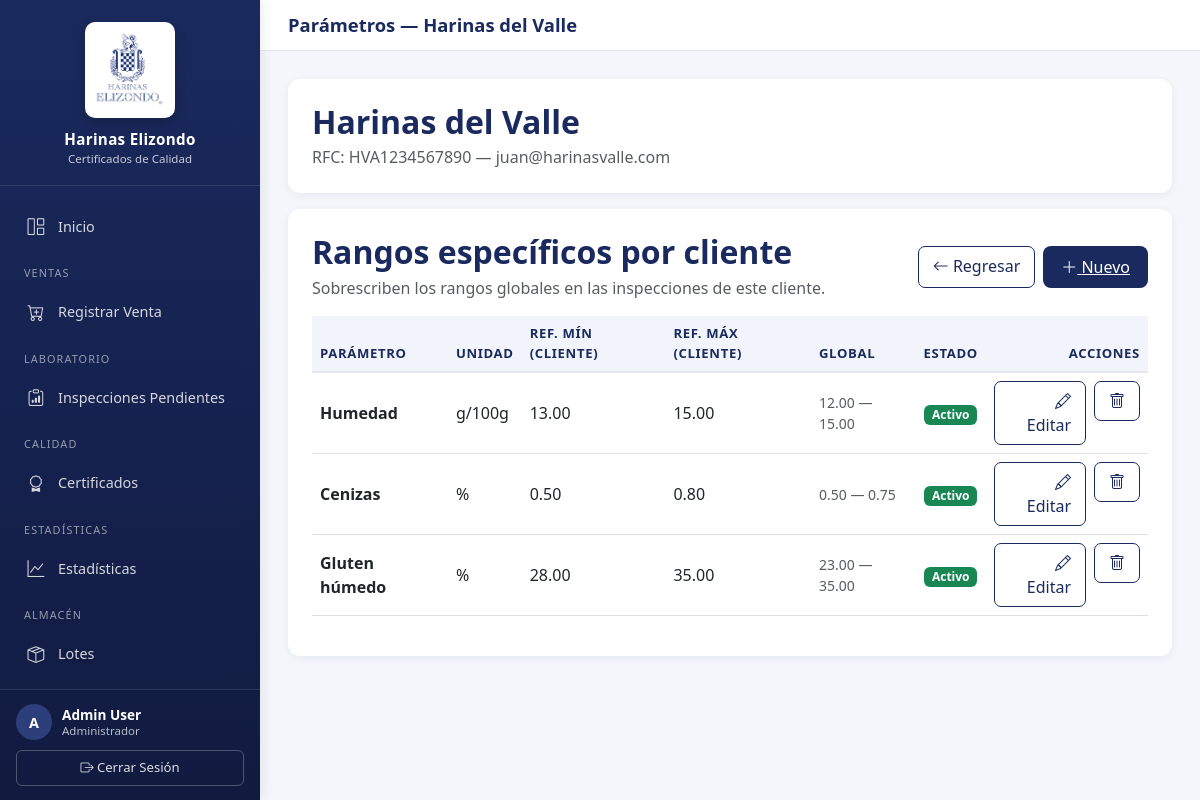
Screenshot of /admin-catalogo/clientes/1/parametros/ (signed in) with the database file from the repository.
### certificados/models.py (models this page shows, shortened)
class Usuario(AbstractBaseUser, PermissionsMixin):
    ROLES = (
        ("ventas", "Ventas"),
        ("lab", "Laboratorio"),
        ("aseguramiento calidad", "Aseguramiento Calidad"),
        ("control calidad", "Control Calidad"),
        ("planta", "Planta"),
        ("operaciones", "Operaciones"),
        ("gerente planta", "Gerente de Planta"),
        ("director operaciones", "Director de Operaciones"),
        ("admin", "Administrador"),
    )
    nombre = models.CharField(max_length=120)
    correo = models.EmailField(max_length=120, unique=True)
    rol = models.CharField(max_length=30, choices=ROLES)
    is_active = models.BooleanField(default=True)
    is_staff = models.BooleanField(default=False)
    objects = UsuarioManager()
    USERNAME_FIELD = "correo"
    REQUIRED_FIELDS = ["nombre", "rol"]

class Cliente(models.Model):
    id_cliente = models.CharField(
        max_length=50,
        blank=True,
        null=True,
        unique=True,
        help_text="ID del cliente en SAP Business ByDesign",
    )
    nombre = models.CharField(max_length=255)
    rfc = models.CharField(max_length=13, unique=True)
    direccion_fiscal_calle = models.CharField(max_length=150, blank=True, null=True)
    direccion_fiscal_numero = models.CharField(max_length=50, blank=True, null=True)
    direccion_fiscal_interior = models.CharField(max_length=50, blank=True, null=True)
    direccion_fiscal_colonia = models.CharField(max_length=100, blank=True, null=True)
    direccion_fiscal_codigo_postal = models.CharField(
        max_length=5, blank=True, null=True
    )
    direccion_fiscal_ciudad = models.CharField(max_length=100, blank=True, null=True)
    direccion_fiscal_estado = models.CharField(max_length=100, blank=True, null=True)
    direccion_entrega_calle = models.CharField(max_length=150, blank=True, null=True)
    direccion_entrega_numero = models.CharField(max_length=50, blank=True, null=True)
    direccion_entrega_interior = models.CharField(max_length=50, blank=True, null=True)
    direccion_entrega_colonia = models.CharField(max_length=100, blank=True, null=True)
    direccion_entrega_codigo_postal = models.CharField(
        max_length=5, blank=True, null=True
    )
    direccion_entrega_ciudad = models.CharField(max_length=100, blank=True, null=True)
    direccion_entrega_estado = models.CharField(max_length=100, blank=True, null=True)
    direccion_entrega_misma = models.BooleanField(
        default=True, help_text="Usar la misma dirección fiscal para entrega"
    )
    contacto = models.CharField(max_length=100)
    correo_contacto = models.EmailField()
    requiere_certificado = models.BooleanField(default=True)
    clave_doc_especificaciones = models.CharField(
        max_length=80,
        blank=True,
        null=True,
        help_text="Clave del documento de especificaciones del cliente.",
    )
    activo = models.BooleanField(default=True)
    causa_baja = models.CharField(max_length=255, blank=True, null=True)
    fecha_baja = models.DateTimeField(blank=True, null=True)
    fecha_alta = models.DateTimeField(auto_now_add=True)

class ParametroCliente(models.Model):
    cliente = models.ForeignKey(
        Cliente, on_delete=models.CASCADE, related_name="parametros_cliente"
    )
    parametro = models.ForeignKey(Parametro, on_delete=models.CASCADE)
    ref_min = models.DecimalField(max_digits=8, decimal_places=2)
    ref_max = models.DecimalField(max_digits=8, decimal_places=2)
    activo = models.BooleanField(default=True)
    class Meta:
        unique_together = ("cliente", "parametro")

class Parametro(models.Model):
    equipo = models.ForeignKey(
        Equipo,
        null=True,
        blank=True,
        on_delete=models.CASCADE,
        related_name="parametros",
        help_text="Equipo que analiza este factor. Vacío = parámetro global.",
    )
    clave_factor = models.CharField(max_length=30, blank=True)
    nombre = models.CharField(max_length=100)
    unidad = models.CharField(max_length=20)
    ref_min = models.DecimalField(
        max_digits=8,
        decimal_places=2,
        help_text="Límite inferior de referencia internacional.",
    )
    ref_max = models.DecimalField(
        max_digits=8,
        decimal_places=2,
        help_text="Límite superior de referencia internacional.",
    )
    desviacion = models.DecimalField(
        max_digits=8,
        decimal_places=2,
        null=True,
        blank=True,
        help_text="Grado de error admisible.",
    )
    especificacion_interna = models.CharField(
        max_length=200, blank=True, help_text="Especificación interna de la planta."
    )
    activo = models.BooleanField(default=True)

### certificados/views.py (the view)
# urls.py: path('admin-catalogo/clientes/<int:cliente_id>/parametros/', views.ParametroClienteListView.as_view(), name='parametro_cliente_list'),
class ParametroClienteListView(LoginRequiredMixin, AdminOnlyMixin, ListView):
    model = ParametroCliente
    template_name = "certificados/admin/parametro_cliente_list.html"
    context_object_name = "parametros_cliente"
    def get_queryset(self):
        return ParametroCliente.objects.filter(
            cliente_id=self.kwargs["cliente_id"]
        ).select_related("parametro")
    def get_context_data(self, **kwargs):
        ctx = super().get_context_data(**kwargs)
        ctx["cliente"] = get_object_or_404(Cliente, pk=self.kwargs["cliente_id"])
        return ctx

### certificados/views.py (called while the page is built)
    def test_func(self):
        return self.request.user.is_authenticated and self.request.user.rol == "admin"

### certificados/templates/certificados/admin/parametro_cliente_list.html (shortened to what this page needs)
{% extends "base.html" %}
{% block page_title %}Parámetros — {{ cliente.nombre }}{% endblock %}
{% block content %}
<div class="card mb-3">
    <div class="card-body p-4">
        <h2 class="card-title mb-1">{{ cliente.nombre }}</h2>
        <p class="text-muted mb-0">RFC: {{ cliente.rfc }} — {{ cliente.correo_contacto }}</p>
    </div>
</div>
<div class="card">
    <div class="card-body p-4">
        <div class="d-flex justify-content-between align-items-center mb-3">
            <div>
                <h2 class="card-title mb-1">Rangos específicos por cliente</h2>
                <p class="text-muted mb-0">Sobrescriben los rangos globales en las inspecciones de este cliente.</p>
            </div>
            <div class="d-flex gap-2">
                <a href="{% url 'cliente_list' %}" class="btn-brand-outline">
                    <i class="bi bi-arrow-left"></i> Regresar
                </a>
                <a href="{% url 'parametro_cliente_create' cliente.id %}" class="btn-brand">
                    <i class="bi bi-plus-lg"></i> Nuevo
                </a>
            </div>
        </div>
        <div class="table-responsive">
            <table class="table align-middle">
                <thead>
                    <tr>
                        <th>Parámetro</th>
                        <th>Unidad</th>
                        <th>Ref. Mín (cliente)</th>
                        <th>Ref. Máx (cliente)</th>
                        <th>Global</th>
                        <th class="text-center">Estado</th>
                        <th class="text-end">Acciones</th>
                    </tr>
                </thead>
                <tbody>
                    {% for pc in parametros_cliente %}
                    <tr class="{% if not pc.activo %}text-muted{% endif %}">
                        <td><strong>{{ pc.parametro.nombre }}</strong></td>
                        <td>{{ pc.parametro.unidad }}</td>
                        <td>{{ pc.ref_min }}</td>
                        <td>{{ pc.ref_max }}</td>
                        <td class="text-muted small">{{ pc.parametro.ref_min }} — {{ pc.parametro.ref_max }}</td>
                        <td class="text-center">
                            {% if pc.activo %}<span class="badge bg-success">Activo</span>{% else %}<span class="badge bg-secondary">Inactivo</span>{% endif %}
                        </td>
                        <td class="text-end">
                            <div class="d-inline-flex gap-2">
                                <a href="{% url 'parametro_cliente_update' pc.id %}" class="btn-brand-outline">
                                    <i class="bi bi-pencil"></i> Editar
                                </a>
                                <form method="post" action="{% url 'parametro_cliente_delete' pc.id %}" class="d-inline"
                                      onsubmit="return confirm('¿Eliminar este rango específico?');">
                                    <button type="submit" class="btn-brand-outline">
                                        <i class="bi bi-trash"></i>
                                    </button>
                                </form>
                            </div>
                        </td>
                    </tr>
                    {% endfor %}
                </tbody>
            </table>
        </div>
    </div>
</div>
{% endblock %}

### certificados/templates/base.html (shortened to what this page needs)
{% load static %}
<!DOCTYPE html>
<html lang="es">
<head>
    <link rel="stylesheet" href="https://cdn.jsdelivr.net/npm/bootstrap@5.3.0/dist/css/bootstrap.min.css">
    <link rel="stylesheet" href="https://cdn.jsdelivr.net/npm/bootstrap-icons@1.11.1/font/bootstrap-icons.css">
    <link href="https://cdn.jsdelivr.net/npm/select2@4.1.0-rc.0/dist/css/select2.min.css" rel="stylesheet" />
</head>
<body>
    <aside class="sidebar" id="sidebar">
        <div class="sidebar-header">
            <img src="{% static 'img/logo.webp' %}" alt="Harinas Elizondo">
            <h1>Harinas Elizondo</h1>
            <p>Certificados de Calidad</p>
        </div>
        <nav class="sidebar-nav">
            <a href="{% url 'home' %}" class="{% if request.resolver_match.url_name == 'home' %}active{% endif %}">
                <i class="bi bi-grid-1x2"></i> Inicio
            </a>
            {% if user.rol == 'ventas' or user.rol == 'admin' %}
            <div class="nav-section">Ventas</div>
            <a href="{% url 'registro_venta' %}" class="{% if request.resolver_match.url_name == 'registro_venta' %}active{% endif %}">
                <i class="bi bi-cart-plus"></i> Registrar Venta
            </a>
            {% endif %}
            {% if user.rol == 'lab' or user.rol == 'control calidad' or user.rol == 'admin' %}
            <div class="nav-section">Laboratorio</div>
            <a href="{% url 'iniciar_inspeccion_pendientes' %}" class="">
                <i class="bi bi-clipboard-data"></i> Inspecciones Pendientes
            </a>
            {% endif %}
            {% if user.rol == 'control calidad' or user.rol == 'aseguramiento calidad' or user.rol == 'admin' %}
            <div class="nav-section">Calidad</div>
            <a href="{% url 'certificados_list' %}" class="">
                <i class="bi bi-award"></i> Certificados
            </a>
            {% endif %}
            {% if user.rol == 'aseguramiento calidad' or user.rol == 'gerente planta' or user.rol == 'director operaciones' or user.rol == 'admin' %}
            <div class="nav-section">Estadísticas</div>
            <a href="{% url 'estadisticas' %}" class="{% if request.resolver_match.url_name == 'estadisticas' %}active{% endif %}">
                <i class="bi bi-graph-up"></i> Estadísticas
            </a>
            {% endif %}
            {% if user.rol == 'operaciones' or user.rol == 'admin' %}
            <div class="nav-section">Almacén</div>
            <a href="{% url 'lote_list' %}" class="{% if request.resolver_match.url_name == 'lote_list' or request.resolver_match.url_name == 'lote_create' %}active{% endif %}">
                <i class="bi bi-box-seam"></i> Lotes
            </a>
            <a href="{% url 'pendientes_despacho' %}" class="{% if request.resolver_match.url_name == 'pendientes_despacho' or request.resolver_match.url_name == 'registrar_despacho' %}active{% endif %}">
            </a>
            {% endif %}
        </nav>
        <div class="sidebar-footer">
            {% if user.is_authenticated %}
            <div class="user-badge">
                <div class="user-avatar">{{ user.nombre|slice:":1"|upper }}</div>
                <div class="user-info">
                    <div class="name">{{ user.nombre }}</div>
                    <div class="role">{{ user.get_rol_display }}</div>
                </div>
            </div>
            <form method="post" action="{% url 'logout' %}">
                <button type="submit" class="logout-btn">
                    <i class="bi bi-box-arrow-right"></i> Cerrar Sesión
                </button>
            </form>
            {% endif %}
        </div>
    </aside>
    <div class="main-wrapper">
        <header class="topbar">
            <h1>{% block page_title %}Sistema de Certificados{% endblock %}</h1>
        </header>
        <main class="content">
            {% block content %}{% endblock %}
        </main>
    </div>
</body>
</html>

### certificados/templates/base.html (style rules this page uses)
:root { --brand-navy: #1a2a5e; --brand-navy-dark: #111b40; --brand-navy-light: #2d3f7a; --sidebar-width: 260px; --bg-soft: #f4f6fb; }
* { box-sizing: border-box; }
html, body { height: 100%; margin: 0; }
body { font-family: 'Segoe UI', Tahoma, sans-serif; background: var(--bg-soft); color: #2a2f3a; }
.sidebar { position: fixed; top: 0; left: 0; bottom: 0; width: var(--sidebar-width); background: linear-gradient(180deg, var(--brand-navy) 0%, var(--brand-navy-dark) 100%); color: #fff; display: flex; flex-direction: column; box-shadow: 2px 0 12px rgba(0,0,0,0.08); z-index: 1030; transition: transform 0.25s ease; }
.sidebar-header { padding: 22px 20px 18px; text-align: center; border-bottom: 1px solid rgba(255,255,255,0.1); }
.sidebar-header img { max-width: 90px; height: auto; background: #fff; padding: 8px; border-radius: 10px; box-shadow: 0 4px 12px rgba(0,0,0,0.2); }
.sidebar-header h1 { font-size: 0.95rem; margin: 12px 0 2px; font-weight: 600; letter-spacing: 0.3px; }
.sidebar-header p { margin: 0; font-size: 0.72rem; opacity: 0.75; }
.sidebar-nav { flex: 1; padding: 16px 12px; overflow-y: auto; }
.sidebar-nav .nav-section { font-size: 0.68rem; text-transform: uppercase; letter-spacing: 0.1em; opacity: 0.55; padding: 14px 12px 6px; }
.sidebar-nav a { display: flex; align-items: center; gap: 12px; padding: 10px 14px; margin: 2px 0; color: rgba(255,255,255,0.82); text-decoration: none; border-radius: 8px; font-size: 0.9rem; transition: all 0.15s ease; }
.sidebar-nav a i { font-size: 1.05rem; width: 20px; text-align: center; }
.sidebar-footer { padding: 14px 16px; border-top: 1px solid rgba(255,255,255,0.1); font-size: 0.85rem; }
.user-badge { display: flex; align-items: center; gap: 10px; margin-bottom: 10px; }
.user-avatar { width: 36px; height: 36px; border-radius: 50%; background: var(--brand-navy-light); display: flex; align-items: center; justify-content: center; font-weight: 600; font-size: 0.9rem; }
.user-info { line-height: 1.2; min-width: 0; }
.user-info .name { font-weight: 600; font-size: 0.85rem; white-space: nowrap; overflow: hidden; text-overflow: ellipsis; }
.user-info .role { font-size: 0.72rem; opacity: 0.7; text-transform: capitalize; }
.logout-btn { width: 100%; background: transparent; color: rgba(255,255,255,0.85); border: 1px solid rgba(255,255,255,0.25); padding: 7px; border-radius: 6px; font-size: 0.82rem; cursor: pointer; transition: all 0.15s ease; }
.main-wrapper { margin-left: var(--sidebar-width); min-height: 100vh; }
.topbar { background: #fff; padding: 14px 28px; border-bottom: 1px solid #e5e8ef; display: flex; align-items: center; justify-content: space-between; }
.topbar h1 { font-size: 1.15rem; margin: 0; color: var(--brand-navy); font-weight: 600; }
.content { padding: 28px; }
.card { border: none; border-radius: 12px; box-shadow: 0 2px 10px rgba(26, 42, 94, 0.06); }
.card-title { color: var(--brand-navy); font-weight: 600; }
.btn-brand { background: var(--brand-navy); color: #fff; border: none; padding: 9px 18px; border-radius: 8px; font-weight: 500; transition: background 0.15s ease; }
.btn-brand-outline { background: transparent; color: var(--brand-navy); border: 1px solid var(--brand-navy); padding: 7px 14px; border-radius: 7px; font-weight: 500; text-decoration: none; display: inline-block; }
table.table thead th { background: #f1f4fa; color: var(--brand-navy); font-size: 0.82rem; text-transform: uppercase; letter-spacing: 0.05em; border-bottom: 2px solid #e5e8ef; }
table.table tbody td { vertical-align: middle; }

### rows the page displays
Usuario: nombre "A", nombre "Admin User", rol "Administrador"
Cliente: nombre "Harinas del Valle", rfc "HVA1234567890", correo_contacto "juan@harinasvalle.com"
ParametroCliente: parametro.nombre "Humedad", parametro.unidad "g/100g", ref_min "13.00", ref_max "15.00", parametro.ref_min "12.00", parametro.ref_max "15.00", activo "Activo"
ParametroCliente: parametro.nombre "Cenizas", parametro.unidad "%", ref_min "0.50", ref_max "0.80", parametro.ref_min "0.50", parametro.ref_max "0.75", activo "Activo"
ParametroCliente: parametro.nombre "Gluten húmedo", parametro.unidad "%", ref_min "28.00", ref_max "35.00", parametro.ref_min "23.00", parametro.ref_max "35.00", activo "Activo"
